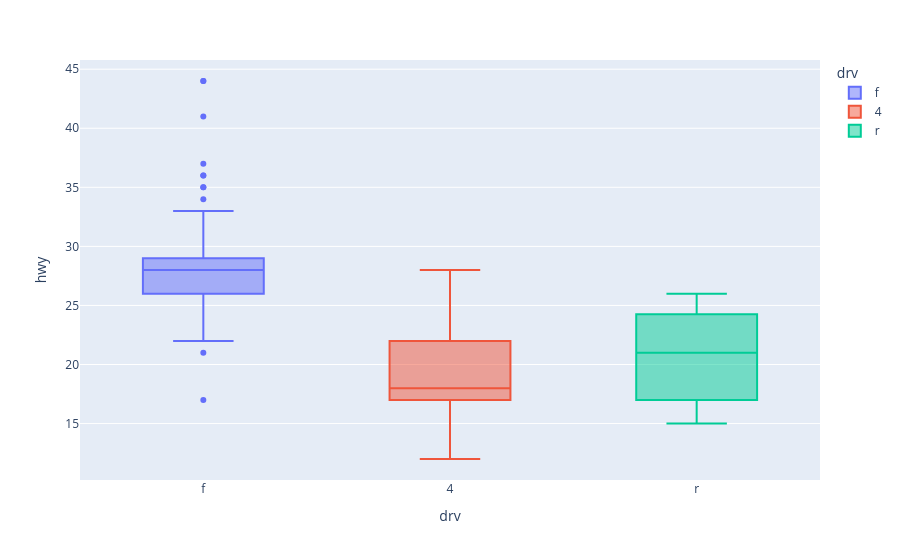

The notebook cell this image was saved under:
### Code cell
# 상자 그림
px.box(data_frame = mpg, x = 'drv', y = 'hwy', color= 'drv')

### Figure 1 — Plotly figure (JSON) as saved in the notebook; plotly's stock layout.template omitted (floating-point values rounded to 4 significant figures)
{"data": [{"alignmentgroup": "True", "hovertemplate": "drv=%{x}<br>hwy=%{y}<extra></extra>", "legendgroup": "f", "marker": {"color": "#636efa"}, "name": "f", "notched": false, "offsetgroup": "f", "orientation": "v", "showlegend": true, "type": "box", "x": ["f", "f", "f", "f", "f", "f", "f", "f", "f", "f", "f", "f", "f", "f", "f", "f", "f", "f", "f", "f", "f", "f", "f", "f", "f", "f", "f", "f", "f", "f", "f", "f", "f", "f", "f", "f", "f", "f", "f", "f", "f", "f", "f", "f", "f", "f", "f", "f", "f", "f", "f", "f", "f", "f", "f", "f", "f", "f", "f", "f", "f", "f", "f", "f", "f", "f", "f", "f", "f", "f", "f", "f", "f", "f", "f", "f", "f", "f", "f", "f", "f", "f", "f", "f", "f", "f", "f", "f", "f", "f", "f", "f", "f", "f", "f", "f", "f", "f", "f", "f", "f", "f", "f", "f", "f", "f"], "x0": " ", "xaxis": "x", "y": [29, 29, 31, 30, 26, 26, 27, 27, 30, 26, 29, 26, 24, 24, 22, 22, 24, 24, 17, 22, 21, 23, 23, 33, 32, 32, 29, 32, 34, 36, 36, 29, 26, 27, 30, 31, 26, 26, 28, 26, 29, 28, 27, 24, 24, 24, 29, 27, 31, 32, 27, 26, 26, 25, 25, 26, 26, 27, 28, 25, 29, 27, 31, 31, 26, 26, 28, 27, 29, 31, 31, 26, 26, 27, 30, 33, 35, 37, 35, 29, 26, 29, 29, 24, 44, 29, 26, 29, 29, 29, 29, 23, 24, 44, 41, 29, 26, 28, 29, 29, 29, 28, 29, 26, 26, 26], "y0": " ", "yaxis": "y"}, {"alignmentgroup": "True", "hovertemplate": "drv=%{x}<br>hwy=%{y}<extra></extra>", "legendgroup": "4", "marker": {"color": "#EF553B"}, "name": "4", "notched": false, "offsetgroup": "4", "orientation": "v", "showlegend": true, "type": "box", "x": ["4", "4", "4", "4", "4", "4", "4", "4", "4", "4", "4", "4", "4", "4", "4", "4", "4", "4", "4", "4", "4", "4", "4", "4", "4", "4", "4", "4", "4", "4", "4", "4", "4", "4", "4", "4", "4", "4", "4", "4", "4", "4", "4", "4", "4", "4", "4", "4", "4", "4", "4", "4", "4", "4", "4", "4", "4", "4", "4", "4", "4", "4", "4", "4", "4", "4", "4", "4", "4", "4", "4", "4", "4", "4", "4", "4", "4", "4", "4", "4", "4", "4", "4", "4", "4", "4", "4", "4", "4", "4", "4", "4", "4", "4", "4", "4", "4", "4", "4", "4", "4", "4", "4"], "x0": " ", "xaxis": "x", "y": [26, 25, 28, 27, 25, 25, 25, 25, 24, 25, 23, 19, 14, 15, 17, 19, 18, 17, 17, 19, 19, 12, 17, 15, 17, 17, 12, 17, 16, 18, 15, 16, 12, 17, 17, 16, 12, 15, 16, 17, 15, 17, 19, 17, 19, 19, 17, 17, 17, 16, 16, 17, 15, 17, 22, 19, 20, 17, 12, 19, 18, 14, 15, 18, 18, 15, 17, 19, 19, 17, 17, 17, 20, 18, 25, 24, 27, 25, 26, 23, 26, 26, 26, 26, 25, 27, 25, 27, 20, 20, 19, 17, 20, 17, 15, 18, 20, 20, 22, 17, 19, 18, 20], "y0": " ", "yaxis": "y"}, {"alignmentgroup": "True", "hovertemplate": "drv=%{x}<br>hwy=%{y}<extra></extra>", "legendgroup": "r", "marker": {"color": "#00cc96"}, "name": "r", "notched": false, "offsetgroup": "r", "orientation": "v", "showlegend": true, "type": "box", "x": ["r", "r", "r", "r", "r", "r", "r", "r", "r", "r", "r", "r", "r", "r", "r", "r", "r", "r", "r", "r", "r", "r", "r", "r", "r"], "x0": " ", "xaxis": "x", "y": [20, 15, 20, 17, 17, 26, 23, 26, 25, 24, 17, 17, 18, 26, 25, 26, 24, 21, 22, 23, 22, 20, 17, 16, 18], "y0": " ", "yaxis": "y"}], "layout": {"boxmode": "overlay", "legend": {"title": {"text": "drv"}, "tracegroupgap": 0}, "margin": {"t": 60}, "xaxis": {"anchor": "y", "categoryarray": ["f", "4", "r"], "categoryorder": "array", "domain": [0, 1], "title": {"text": "drv"}}, "yaxis": {"anchor": "x", "domain": [0, 1], "title": {"text": "hwy"}}}}
